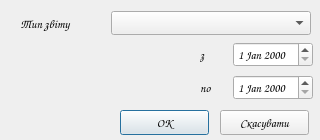
<?xml version="1.0" encoding="UTF-8"?>
<ui version="4.0">
 <class>ReportDialog</class>
 <widget class="QDialog" name="ReportDialog">
  <property name="geometry">
   <rect>
    <x>0</x>
    <y>0</y>
    <width>320</width>
    <height>140</height>
   </rect>
  </property>
  <property name="minimumSize">
   <size>
    <width>320</width>
    <height>140</height>
   </size>
  </property>
  <property name="maximumSize">
   <size>
    <width>320</width>
    <height>140</height>
   </size>
  </property>
  <property name="font">
   <font>
    <family>Comic Sans MS</family>
   </font>
  </property>
  <property name="windowTitle">
   <string>Звіт</string>
  </property>
  <property name="windowIcon">
   <iconset resource="pics.qrc">
    <normaloff>:/pics/report.png</normaloff>:/pics/report.png</iconset>
  </property>
  <widget class="QPushButton" name="ok_pb">
   <property name="geometry">
    <rect>
     <x>120</x>
     <y>110</y>
     <width>89</width>
     <height>25</height>
    </rect>
   </property>
   <property name="text">
    <string>ОК</string>
   </property>
  </widget>
  <widget class="QPushButton" name="cancel_pb">
   <property name="geometry">
    <rect>
     <x>220</x>
     <y>110</y>
     <width>89</width>
     <height>25</height>
    </rect>
   </property>
   <property name="text">
    <string>Скасувати</string>
   </property>
  </widget>
  <widget class="QWidget" name="layoutWidget1">
   <property name="geometry">
    <rect>
     <x>20</x>
     <y>10</y>
     <width>291</width>
     <height>27</height>
    </rect>
   </property>
   <layout class="QHBoxLayout" name="horizontalLayout">
    <item>
     <widget class="QLabel" name="label">
      <property name="text">
       <string>Тип звіту</string>
      </property>
     </widget>
    </item>
    <item>
     <widget class="QComboBox" name="report_cb">
      <property name="minimumSize">
       <size>
        <width>200</width>
        <height>0</height>
       </size>
      </property>
     </widget>
    </item>
   </layout>
  </widget>
  <widget class="QWidget" name="layoutWidget2">
   <property name="geometry">
    <rect>
     <x>200</x>
     <y>40</y>
     <width>113</width>
     <height>64</height>
    </rect>
   </property>
   <layout class="QVBoxLayout" name="verticalLayout">
    <item>
     <layout class="QHBoxLayout" name="horizontalLayout_2">
      <item>
       <widget class="QLabel" name="label_2">
        <property name="text">
         <string>з</string>
        </property>
       </widget>
      </item>
      <item>
       <widget class="QDateEdit" name="date_from"/>
      </item>
     </layout>
    </item>
    <item>
     <layout class="QHBoxLayout" name="horizontalLayout_3">
      <item>
       <widget class="QLabel" name="label_3">
        <property name="text">
         <string>по</string>
        </property>
       </widget>
      </item>
      <item>
       <widget class="QDateEdit" name="date_to"/>
      </item>
     </layout>
    </item>
   </layout>
  </widget>
 </widget>
 <resources>
  <include location="pics.qrc"/>
 </resources>
 <connections/>
</ui>
